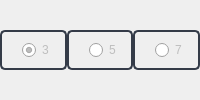
                         <widget class="QFrame" name="frame_5">
                          <property name="minimumSize">
                           <size>
                            <width>0</width>
                            <height>40</height>
                           </size>
                          </property>
                          <property name="frameShape">
                           <enum>QFrame::NoFrame</enum>
                          </property>
                          <property name="frameShadow">
                           <enum>QFrame::Raised</enum>
                          </property>
                          <layout class="QHBoxLayout" name="horizontalLayout_10">
                           <property name="spacing">
                            <number>0</number>
                           </property>
                           <property name="leftMargin">
                            <number>0</number>
                           </property>
                           <property name="topMargin">
                            <number>0</number>
                           </property>
                           <property name="rightMargin">
                            <number>0</number>
                           </property>
                           <property name="bottomMargin">
                            <number>0</number>
                           </property>
                           <item>
                            <widget class="QRadioButton" name="radioButton">
                             <property name="minimumSize">
                              <size>
                               <width>0</width>
                               <height>40</height>
                              </size>
                             </property>
                             <property name="styleSheet">
                              <string notr="true">QRadioButton{
padding-left:20px;
color:  rgb(190, 190, 190);
border:2px solid rgb(52, 59, 72);
border-radius:5px;

}

QRadioButton:hover{
border:2px solid rgb(176, 176, 176);
}
QRadioButton::indicator::unchecked {
	image: url(:/icon/icon/custom/radio_button_off.png);
}
QRadioButton::indicator::checked {
	image: url(:/icon/icon/custom/radio_button_on.png);
}</string>
                             </property>
                             <property name="text">
                              <string>3</string>
                             </property>
                             <property name="checked">
                              <bool>true</bool>
                             </property>
                            </widget>
                           </item>
                           <item>
                            <widget class="QRadioButton" name="radioButton_2">
                             <property name="minimumSize">
                              <size>
                               <width>0</width>
                               <height>40</height>
                              </size>
                             </property>
                             <property name="styleSheet">
                              <string notr="true">QRadioButton{
padding-left:20px;
color:  rgb(190, 190, 190);
border:2px solid rgb(52, 59, 72);
border-radius:5px;
}

QRadioButton:hover{
border:2px solid rgb(176, 176, 176);
}
QRadioButton::indicator::unchecked {
	image: url(:/icon/icon/custom/radio_button_off.png);
}
QRadioButton::indicator::checked {
	image: url(:/icon/icon/custom/radio_button_on.png);
}</string>
                             </property>
                             <property name="text">
                              <string>5</string>
                             </property>
                            </widget>
                           </item>
                           <item>
                            <widget class="QRadioButton" name="radioButton_3">
                             <property name="minimumSize">
                              <size>
                               <width>0</width>
                               <height>40</height>
                              </size>
                             </property>
                             <property name="styleSheet">
                              <string notr="true">QRadioButton{
padding-left:20px;
color:  rgb(190, 190, 190);
border:2px solid rgb(52, 59, 72);
border-radius:5px;
}

QRadioButton:hover{
border:2px solid rgb(176, 176, 176);
}
QRadioButton::indicator::unchecked {
	image: url(:/icon/icon/custom/radio_button_off.png);
}
QRadioButton::indicator::checked {
	image: url(:/icon/icon/custom/radio_button_on.png);
}</string>
                             </property>
                             <property name="text">
                              <string>7</string>
                             </property>
                            </widget>
                           </item>
                          </layout>
                         </widget>
